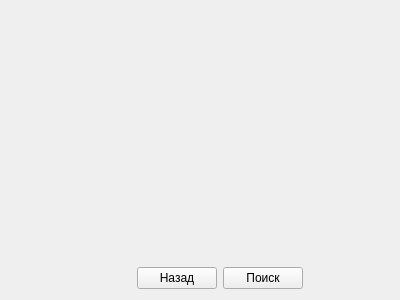
<?xml version="1.0" encoding="UTF-8"?>
<ui version="4.0">
 <class>FindWidget</class>
 <widget class="QWidget" name="FindWidget">
  <property name="geometry">
   <rect>
    <x>0</x>
    <y>0</y>
    <width>400</width>
    <height>300</height>
   </rect>
  </property>
  <property name="windowTitle">
   <string>Form</string>
  </property>
  <layout class="QHBoxLayout" name="horizontalLayout_2">
   <item>
    <spacer name="horizontalSpacer_2">
     <property name="orientation">
      <enum>Qt::Horizontal</enum>
     </property>
     <property name="sizeHint" stdset="0">
      <size>
       <width>40</width>
       <height>20</height>
      </size>
     </property>
    </spacer>
   </item>
   <item>
    <layout class="QVBoxLayout" name="mainLayout">
     <item>
      <spacer name="verticalSpacer">
       <property name="orientation">
        <enum>Qt::Vertical</enum>
       </property>
       <property name="sizeHint" stdset="0">
        <size>
         <width>20</width>
         <height>40</height>
        </size>
       </property>
      </spacer>
     </item>
     <item>
      <layout class="QHBoxLayout" name="horizontalLayout">
       <item>
        <spacer name="horizontalSpacer">
         <property name="orientation">
          <enum>Qt::Horizontal</enum>
         </property>
         <property name="sizeHint" stdset="0">
          <size>
           <width>40</width>
           <height>20</height>
          </size>
         </property>
        </spacer>
       </item>
       <item>
        <widget class="QPushButton" name="mpBack">
         <property name="text">
          <string>Назад</string>
         </property>
        </widget>
       </item>
       <item>
        <widget class="QPushButton" name="mpFind">
         <property name="text">
          <string>Поиск</string>
         </property>
        </widget>
       </item>
      </layout>
     </item>
    </layout>
   </item>
   <item>
    <spacer name="horizontalSpacer_3">
     <property name="orientation">
      <enum>Qt::Horizontal</enum>
     </property>
     <property name="sizeHint" stdset="0">
      <size>
       <width>40</width>
       <height>20</height>
      </size>
     </property>
    </spacer>
   </item>
  </layout>
 </widget>
 <resources/>
 <connections/>
</ui>
